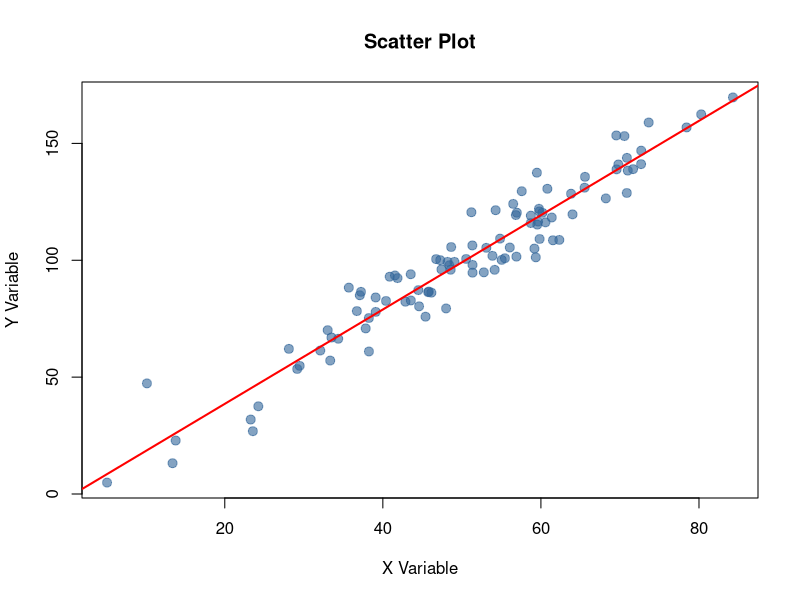

This chart was generated by the following R code:
# R script to create a scatter plot and save it with a random filename
# Generate some sample data
set.seed(42)  # For reproducible results
x <- rnorm(100, mean = 50, sd = 15)
y <- 2 * x + rnorm(100, mean = 0, sd = 10)  # Linear relationship with some noise

# Create a random filename
random_string <- paste(sample(c(letters, LETTERS, 0:9), 10, replace = TRUE), collapse = "")
plot_filename <- paste0("scatter_plot_", random_string, ".png")

# Create the scatter plot
png(plot_filename, width = 800, height = 600)  # Save as PNG with specified dimensions
plot(x, y, 
     main = "Scatter Plot", 
     xlab = "X Variable", 
     ylab = "Y Variable",
     pch = 19,  # Solid circles
     col = rgb(0.2, 0.4, 0.6, alpha = 0.6),  # Semi-transparent blue points
     cex = 1.2)  # Point size

# Add a trend line
abline(lm(y ~ x), col = "red", lwd = 2)

# Close the PNG device to save the file
dev.off()

cat("Scatter plot saved as:", plot_filename, "\n")
